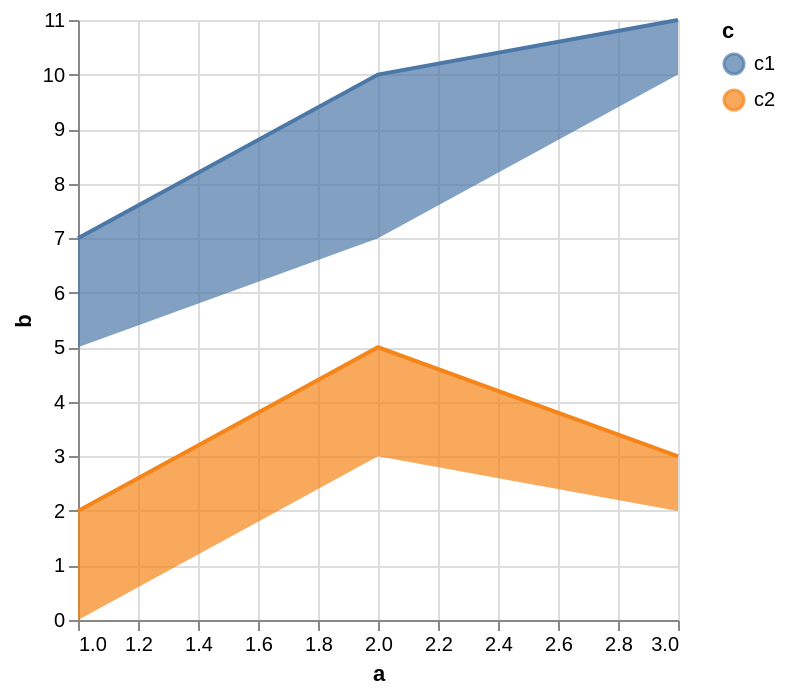

Vega-Lite specification for this chart:
### Vega specification from a JSON file in a GitHub repository (floating-point values rounded to 4 significant figures)
{"$schema": "https://vega.github.io/schema/vega/v6.json", "background": "white", "padding": 5, "width": 300, "height": 300, "style": "cell", "data": [{"name": "source_0", "values": [{"a": 1, "b": 2, "c": "c1"}, {"a": 2, "b": 3, "c": "c1"}, {"a": 3, "b": 1, "c": "c1"}, {"a": 1, "b": 2, "c": "c2"}, {"a": 3, "b": 1, "c": "c2"}, {"a": 2, "b": 2, "c": "c2"}]}, {"name": "data_0", "source": "source_0", "transform": [{"type": "formula", "expr": "toNumber(datum[\"a\"])", "as": "a"}, {"type": "stack", "groupby": [], "field": "b", "sort": {"field": ["c"], "order": ["descending"]}, "as": ["b_start", "b_end"], "offset": "zero"}]}], "marks": [{"name": "layer_0_pathgroup", "type": "group", "from": {"facet": {"name": "faceted_path_layer_0_main", "data": "data_0", "groupby": ["c"]}}, "encode": {"update": {"width": {"field": {"group": "width"}}, "height": {"field": {"group": "height"}}}}, "marks": [{"name": "layer_0_marks", "type": "area", "style": ["area"], "sort": {"field": "x"}, "from": {"data": "faceted_path_layer_0_main"}, "encode": {"update": {"opacity": {"value": 0.7}, "orient": {"value": "vertical"}, "fill": {"scale": "color", "field": "c"}, "description": {"signal": "\"a: \" + (format(datum[\"a\"], \"\")) + \"; b: \" + (format(datum[\"b\"], \"\")) + \"; c: \" + (isValid(datum[\"c\"]) ? datum[\"c\"] : \"\"+datum[\"c\"])"}, "x": {"scale": "x", "field": "a"}, "y": {"scale": "y", "field": "b_end"}, "y2": {"scale": "y", "field": "b_start"}, "defined": {"signal": "isValid(datum[\"a\"]) && isFinite(+datum[\"a\"]) && isValid(datum[\"b\"]) && isFinite(+datum[\"b\"])"}}}}]}, {"name": "layer_1_pathgroup", "type": "group", "from": {"facet": {"name": "faceted_path_layer_1_main", "data": "data_0", "groupby": ["c"]}}, "encode": {"update": {"width": {"field": {"group": "width"}}, "height": {"field": {"group": "height"}}}}, "marks": [{"name": "layer_1_marks", "type": "line", "style": ["line"], "sort": {"field": "x"}, "from": {"data": "faceted_path_layer_1_main"}, "encode": {"update": {"stroke": {"scale": "color", "field": "c"}, "description": {"signal": "\"a: \" + (format(datum[\"a\"], \"\")) + \"; b: \" + (format(datum[\"b\"], \"\")) + \"; c: \" + (isValid(datum[\"c\"]) ? datum[\"c\"] : \"\"+datum[\"c\"])"}, "x": {"scale": "x", "field": "a"}, "y": {"scale": "y", "field": "b_end"}, "defined": {"signal": "isValid(datum[\"a\"]) && isFinite(+datum[\"a\"]) && isValid(datum[\"b\"]) && isFinite(+datum[\"b\"])"}}}}]}], "scales": [{"name": "x", "type": "linear", "domain": {"data": "data_0", "field": "a"}, "range": [0, {"signal": "width"}], "nice": true, "zero": false}, {"name": "y", "type": "linear", "domain": {"data": "data_0", "fields": ["b_start", "b_end"]}, "range": [{"signal": "height"}, 0], "nice": true, "zero": true}, {"name": "color", "type": "ordinal", "domain": {"data": "data_0", "field": "c", "sort": true}, "range": "category"}], "axes": [{"scale": "x", "orient": "bottom", "gridScale": "y", "grid": true, "tickCount": {"signal": "ceil(width/40)"}, "domain": false, "labels": false, "aria": false, "maxExtent": 0, "minExtent": 0, "ticks": false, "zindex": 0}, {"scale": "y", "orient": "left", "gridScale": "x", "grid": true, "tickCount": {"signal": "ceil(height/40)"}, "domain": false, "labels": false, "aria": false, "maxExtent": 0, "minExtent": 0, "ticks": false, "zindex": 0}, {"scale": "x", "orient": "bottom", "grid": false, "title": "a", "labelFlush": true, "labelOverlap": true, "tickCount": {"signal": "ceil(width/40)"}, "zindex": 0}, {"scale": "y", "orient": "left", "grid": false, "title": "b", "labelOverlap": true, "tickCount": {"signal": "ceil(height/40)"}, "zindex": 0}], "legends": [{"fill": "color", "symbolType": "circle", "title": "c", "encode": {"symbols": {"update": {"opacity": {"value": 0.7}}}}, "stroke": "color"}]}
